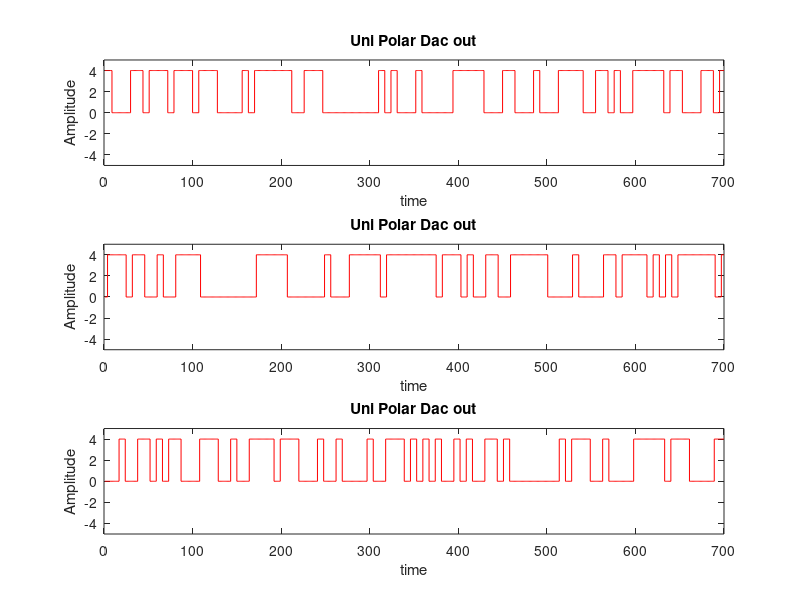
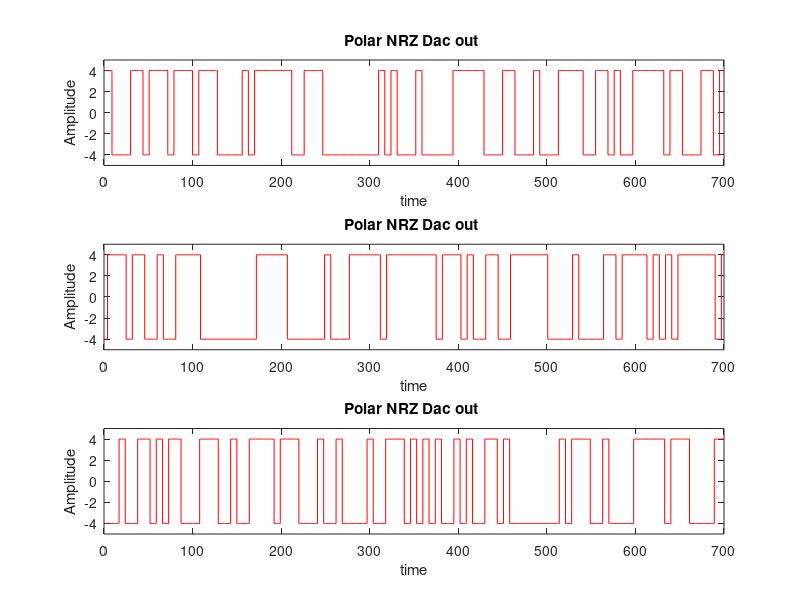
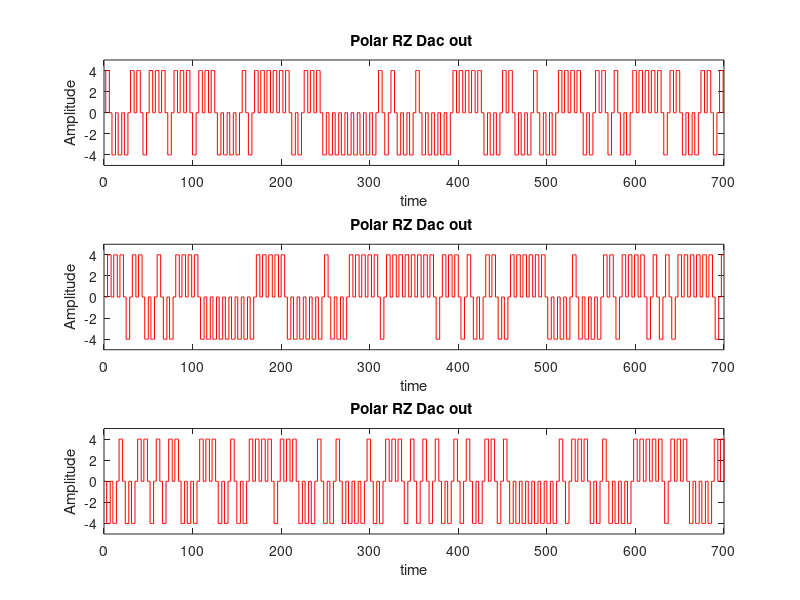
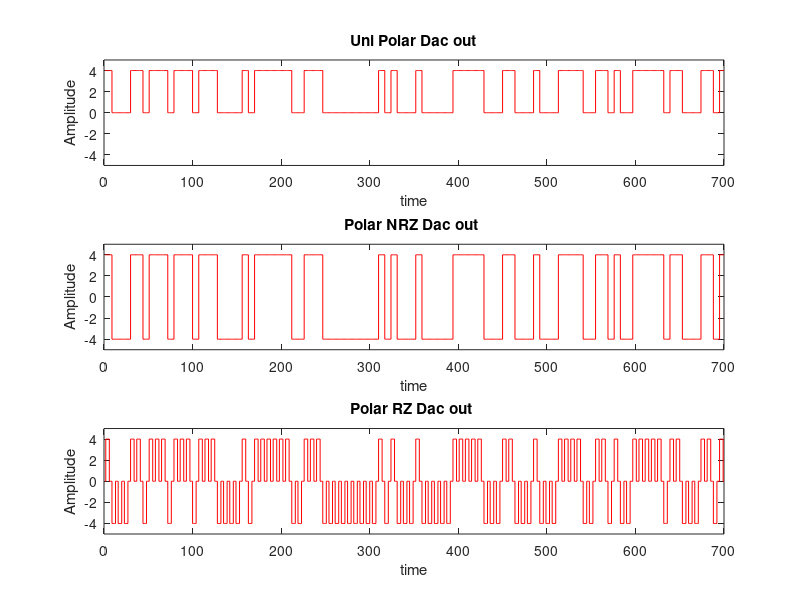

Recreate these plots in MATLAB, in order.
clc;
clear;
A=4;
length=700;
length_2=1399;
Data = randi ([0,1], 500, 101); %generation of random data bits in 500 waveforms  (101 bit each realization)
 
%% Definition of each line code
 
Uni_Polar=Data*A; % maping for 0 to be 0, 1 to be A
Polar_NRZ=((2*Data)-1)*A; % maping for 0 to be –A, 1 to be A
Polar_RZ=((2*Data)-1)*A; % maping for 0 to be –A, 1 to be A
 
Uni_Polar=repelem(Uni_Polar, 1, 7); % to repeat each bit 7 times as it is sampled seven times
Polar_NRZ=repelem(Polar_NRZ, 1, 7);
Polar_RZ=repelem(Polar_RZ, 1, 7);
 
for i=1:500 % Polar_RZ to make sample 5,6,7 to be zero for each bit  
    for j=5:7:707
        Polar_RZ(i,j:j+2)= 0;
    end
end
        
%% Randomization of initial time shift
delay = randi([0 6],500,1); % generation of random delay
uni_polar_delayed = zeros(500,700); 
Polar_NRZ_delayed = zeros(500,700);
Polar_RZ_delayed = zeros(500,700);
for i = 1:500   % take 100 bits (700 samples) with random initial start and random bits 
    uni_polar_delayed(i,:) = Uni_Polar(i, 1+delay(i) : 700+delay(i));
    Polar_NRZ_delayed(i,:) = Polar_NRZ(i, 1+delay(i) : 700+delay(i));
    Polar_RZ_delayed(i,:)=Polar_RZ(i, 1+delay(i): 700+delay(i));
end
 
figure('Name','DAC outputs of unipolar linecode (3 random waveform from ensemble)');
subplot(3,1,1);
stairs(uni_polar_delayed(1, 1:length),'r');
title('Uni Polar Dac out');
xlabel('time');
ylabel('Amplitude');
ylim([-5, 5]);
 
subplot(3,1,2);
stairs(uni_polar_delayed(3, 1:length),'r');
title('Uni Polar Dac out');
xlabel('time');
ylabel('Amplitude');
ylim([-5, 5]);
 
subplot(3,1,3);
stairs(uni_polar_delayed(5, 1:length),'r');
title('Uni Polar Dac out');
xlabel('time');
ylabel('Amplitude');
ylim([-5, 5]);
 
figure('Name','DAC outputs of Polar NRZ  linecodes (3 random waveform from  ensemble)'); 
subplot(3,1,1);
stairs(Polar_NRZ_delayed(1, 1:length),'r');
title('Polar NRZ Dac out ');
xlabel('time');
ylabel('Amplitude');
ylim([-5, 5]);
 
subplot(3,1,2);
stairs(Polar_NRZ_delayed(3, 1:length),'r');
title('Polar NRZ Dac out ');
xlabel('time');
ylabel('Amplitude');
ylim([-5, 5]);
 
subplot(3,1,3);
stairs(Polar_NRZ_delayed(5, 1:length),'r');
title('Polar NRZ Dac out ');
xlabel('time');
ylabel('Amplitude');
ylim([-5, 5]);
 
figure('Name','DAC outputs of Polar RZ  linecodes (3 random waveform from  ensemble)'); 
 
subplot(3,1,1);
stairs(Polar_RZ_delayed(1, 1:length),'r');
title('Polar RZ Dac out ');
xlabel('time');
ylabel('Amplitude');
ylim([-5, 5]);
 
subplot(3,1,2);
stairs(Polar_RZ_delayed(3, 1:length),'r');
title('Polar RZ Dac out ');
xlabel('time');
ylabel('Amplitude');
ylim([-5, 5]);
 
subplot(3,1,3);
stairs(Polar_RZ_delayed(5, 1:length),'r');
title('Polar RZ Dac out ');
xlabel('time');
ylabel('Amplitude');
ylim([-5, 5]);
 
figure('Name','DAC outputs of All  linecodes (3 random waveform from  ensemble)'); 
subplot(3,1,1);
stairs(uni_polar_delayed(1, 1:length),'r');
title('Uni Polar Dac out');
xlabel('time');
ylabel('Amplitude');
ylim([-5, 5]);
 
subplot(3,1,2);
stairs(Polar_NRZ_delayed(1, 1:length),'r');
title('Polar NRZ Dac out ');
xlabel('time');
ylabel('Amplitude');
ylim([-5, 5]);
 
subplot(3,1,3);
stairs(Polar_RZ_delayed(1, 1:length),'r');
title('Polar RZ Dac out ');
xlabel('time');
ylabel('Amplitude');
ylim([-5, 5]);
 
%% Calculate statistical mean
Unipolar_NRZ_Mean = zeros(1,700);
Polar_NRZ_Mean = zeros(1,700);
Polar_RZ_Mean = zeros(1,700); 
for i = 1 : 700  % we take each time sample and sum across all realizations and store it in an array
    Unipolar_NRZ_Mean(1,i) = sum(uni_polar_delayed(:,i)); 
    Polar_NRZ_Mean(1,i)    =sum(Polar_NRZ_delayed(:, i));
    Polar_RZ_Mean(1,i)     =sum(Polar_RZ_delayed(:, i));
end
Unipolar_NRZ_Mean = Unipolar_NRZ_Mean/500; % then we take divide across number of realizations (500)
Polar_NRZ_Mean = Polar_NRZ_Mean/500;
Polar_RZ_Mean = Polar_RZ_Mean/500;
figure('Name','Statistical Mean of each line code');
subplot(3,1,1);
stairs(Unipolar_NRZ_Mean(1, 1:length),'b');
title('Mean Uni Polar ');
xlabel('time');
ylabel('Mean');
ylim([-3, 3]);
 
subplot(3,1,2);
stairs(Polar_NRZ_Mean(1, 1:length),'b');
title(' Mean Polar NRZ  ');
xlabel('time');
ylabel('Mean');
ylim([-3, 3]);
 
subplot(3,1,3);
stairs(Polar_RZ_Mean(1, 1:length),'b');
title(' Mean Polar RZ  ');
xlabel('time');
ylabel('Mean');
ylim([-3, 3]);
 
%% statistical autocorrelation
Rx_Unipolar = zeros(3,700);
Rx_Polar_NRZ = zeros(3,700);
Rx_Polar_RZ = zeros(3,700);
 
k=1;
for i= 350:-1:348
for n = -(i-1):350+(350-i)  % tau is used to represent time shift between each sample and the other
for j= 1:500 % at each each tau we calculate the auto correlation by multiplying each value of R.V. at sample to the corresponding value of R.V. at sampled shifted by tau 
% after multiplication,  sum and store in array 
Rx_Unipolar(k,n+i) = Rx_Unipolar(k,n+i)+(uni_polar_delayed(j,i)*uni_polar_delayed(j,n+i));
Rx_Polar_NRZ(k,n+i) =Rx_Polar_NRZ(k,n+i)+(Polar_NRZ_delayed(j,i)*Polar_NRZ_delayed(j,n+i));
Rx_Polar_RZ(k,n+i) = Rx_Polar_RZ(k,n+i)+(Polar_RZ_delayed(j,i)*Polar_RZ_delayed(j,n+i));
end
end
k=k+1;
end
 
Rx_Unipolar= Rx_Unipolar/500; % Taking average bit  divide  
Rx_Polar_NRZ=Rx_Polar_NRZ/500;
Rx_Polar_RZ=Rx_Polar_RZ/500;
 
figure('Name','Statistical Auto correlation of Uni Polar');
for i= 1:3
subplot(3,1,i);
time = -(349-(i-1)):350+i-1;
plot(time,Rx_Unipolar(i,:));
title('Stats Auto correlation Uni Polar ');
xlabel('time');
ylabel('RX');
ylim([3, 9]);
end
figure('Name','Statistical Auto correlation of Polar NRZ');
for i =1:3
subplot(3,1,i);
time = -(349-(i-1)):350+i-1;
plot(time,Rx_Polar_NRZ(i,:));
title(' Stats Auto correlation Polar NRZ  ');
xlabel('time');
ylabel('RX');
ylim([-5,16]);
    
end
figure('Name','Statistical Auto correlation of Polar RZ');
for i =1:3
subplot(3,1,i);
time = -(349-(i-1)):350+i-1;
plot(time,Rx_Polar_RZ(i,:));
title(' Stats Auto correlation Polar RZ  ');
xlabel('time');
ylabel('RX');
ylim([-5,16]);
    
end
 
 
 
 
%% Time mean
    
Unipolar_NRZ_Time_Mean = zeros(1,500);
 Polar_NRZ_Time_Mean= zeros(1,500);
 Polar_RZ_Time_Mean= zeros(1,500);
for i=1:500
Unipolar_NRZ_Time_Mean(1,i) = sum(uni_polar_delayed(i,:)); % we take each realization and sum across all samples (discrete time)  and store it in an array
Polar_NRZ_Time_Mean(1,i) = sum(Polar_NRZ_delayed(i, :));
Polar_RZ_Time_Mean(1,i) = sum(Polar_RZ_delayed(i, :));
end
 
Unipolar_NRZ_Time_Mean = Unipolar_NRZ_Time_Mean/700; % divide on the number of samples (700 samples) 
Polar_NRZ_Time_Mean = Polar_NRZ_Time_Mean/700;
Polar_RZ_Time_Mean = Polar_RZ_Time_Mean/700;
 
figure('Name','Time Mean of each line code');
subplot(3,1,1);
stairs(Unipolar_NRZ_Mean(1, 1:length),'b');
title('Mean Uni Polar ');
xlabel('time');
ylabel('Mean');
ylim([-3, 3]);
 
subplot(3,1,2);
stairs(Polar_NRZ_Mean(1, 1:length),'b');
title(' Mean Polar NRZ  ');
xlabel('time');
ylabel('Mean');
ylim([-3, 3]);
 
subplot(3,1,3);
stairs(Polar_RZ_Mean(1, 1:length),'b');
title(' Mean Polar RZ  ');
xlabel('time');
ylabel('Mean');
ylim([-3, 3]);
 
%% Time Autocorrelation
Unipolar_NRZ_Time_Auto_corr= zeros(1,700);
polar_NRZ_Time_Auto_corr=zeros(1,700);
polar_RZ_Time_Auto_corr=zeros(1,700);
for t=-349:350
    A= circshift(uni_polar_delayed(1,:), t); % 
    B= circshift(Polar_NRZ_delayed(1,:), t);
    C= circshift(Polar_RZ_delayed(1,:), t);
    Unipolar_NRZ_Time_Auto_corr(1,t+350)=sum(uni_polar_delayed(1,:).*A);
    polar_NRZ_Time_Auto_corr(1,t+350)=sum(Polar_NRZ_delayed(1,:).*B);
    polar_RZ_Time_Auto_corr(1,t+350)=sum(Polar_RZ_delayed(1,:).*C);
end
Unipolar_NRZ_Time_Auto_corr=Unipolar_NRZ_Time_Auto_corr/700;
polar_NRZ_Time_Auto_corr = polar_NRZ_Time_Auto_corr/700;
polar_RZ_Time_Auto_corr = polar_RZ_Time_Auto_corr/700;
figure
subplot(3,1,1)
plot(-349:350,Unipolar_NRZ_Time_Auto_corr(1,:));
title(' Time Auto correlation Uni Polar  ');
xlabel('time');
ylabel('RX');
ylim([3, 9]);
subplot(3,1,2)
plot(-349:350,polar_NRZ_Time_Auto_corr(1,:));
title(' Time Auto correlation Polar NRZ  ');
xlabel('time');
ylabel('RX');
ylim([-5, 16]);
subplot(3,1,3)
plot(-349:350,polar_RZ_Time_Auto_corr(1,:));
title(' Time Auto correlation Polar RZ  ');
xlabel('time');
ylabel('RX');
ylim([-5, 10]);
%% PSD
Fs = 100;
Rx_Unipolar_fft = fft(Rx_Unipolar(3,:))/Fs; %to get power spectral density (PSD)
figure
subplot(4,1,1)
f1=(-length/2:length/2-1)*Fs/length; % here to make the message centerd at zero
plot(f1,abs(fftshift(Rx_Unipolar_fft)));
title('Unipolar PSD');
xlabel('frequency HZ');
ylabel('PSD');
 
Rx_Polar_NRZ_fft = fft(Rx_Polar_NRZ(3,:))/Fs;
subplot(4,1,2)
plot(f1,abs(fftshift(Rx_Polar_NRZ_fft)));
title('polar NRZ PSD');
xlabel('frequency HZ');
ylabel('PSD');
 
Rx_Polar_RZ_fft = fft(Rx_Polar_RZ(3,:))/Fs;
subplot(4,1,3)
plot(f1,abs(fftshift(Rx_Polar_RZ_fft)));
title('polar RZ PSD');
xlabel('frequency HZ');
ylabel('PSD');
 
subplot(4,1,4)
plot(f1,abs(fftshift(Rx_Unipolar_fft)));
title('Unipolar PSD (zoom in)');
xlabel('frequency HZ');
ylabel('PSD');
ylim([0,1]);
